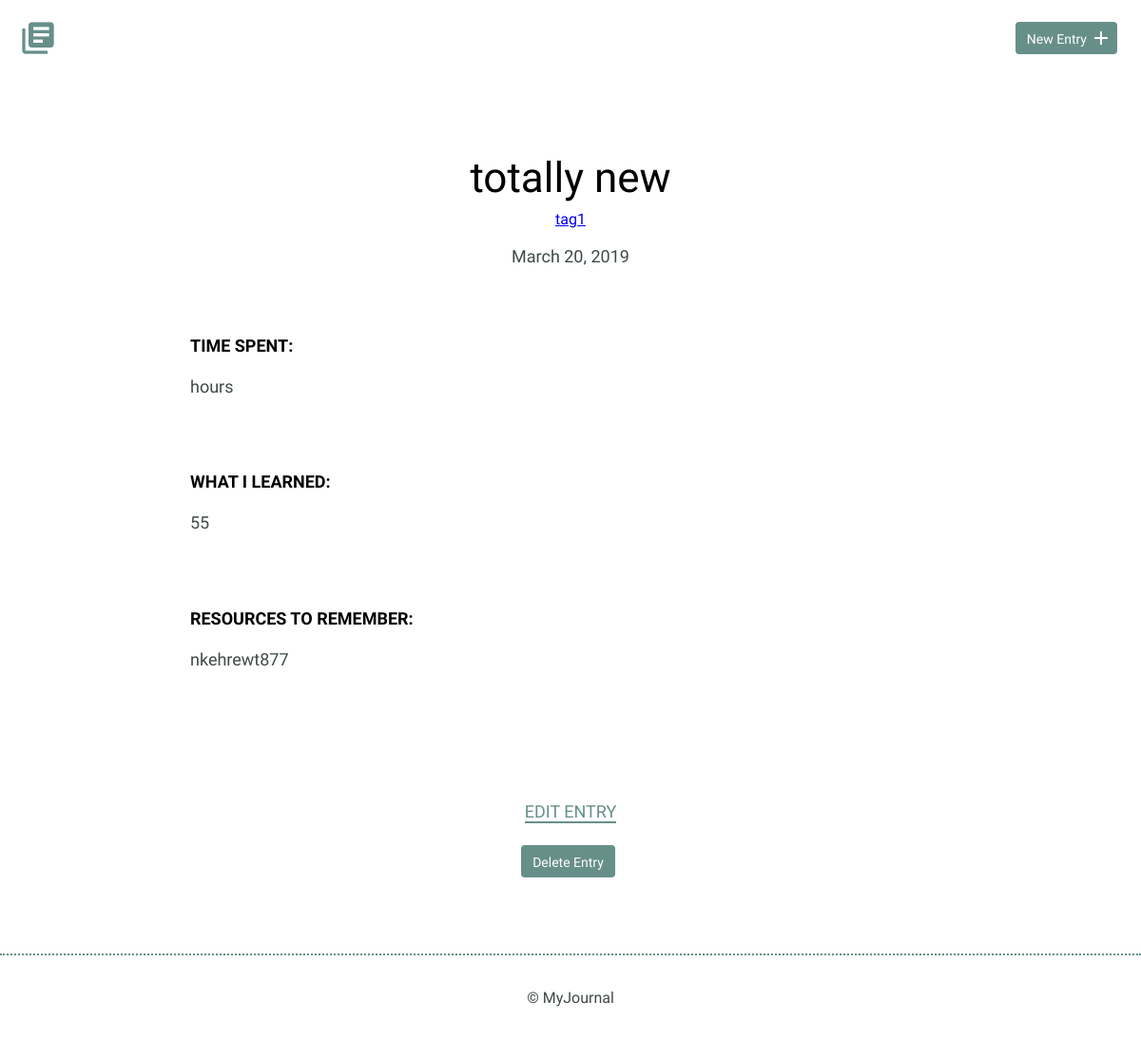
Screenshot of /detail.php?id=18 with the database file from the repository.
### tables this page shows
CREATE TABLE "entries" (
	`id`	INTEGER,
	`title`	TEXT,
	`date`	TEXT,
	`time_spent`	INTEGER,
	`learned`	BLOB,
	`resources`	BLOB,
	PRIMARY KEY(`id`)
);

### inc/functions.php (called while the page is built, shortened)
<?php
function get_journal_entry($entry_id){
  include 'connection.php';
  $sql = 'SELECT * FROM entries WHERE id = ?';
  try {
    $results = $db->prepare($sql);
    $results->bindValue(1, $entry_id, PDO::PARAM_INT);
    $results->execute();
  } catch (Exception $e) {
    echo $e->getMessage();
    return false;
  }
  return $results->fetch();
}
function get_tags_for_entry($entry_id) {
  include 'connection.php';
  $sql = 'SELECT tags.name, tags.id
          FROM tags
          JOIN entry_tags ON tags.id = entry_tags.tag_id
          WHERE entry_tags.entry_id = ?';
  try {
    $results = $db->prepare($sql);
    $results->bindValue(1, $entry_id, PDO::PARAM_INT);
    $results->execute();
  } catch (Exception $e) {
    echo $e->getMessage();
    return false;
  }
  return $results;
}

### detail.php (the view, shortened to what this page needs)
<?php
require_once "inc/functions.php";
if (isset($_GET['id'])) {
  list($entry_id, $title, $date, $time_spent, $learned, $resources) = get_journal_entry(filter_input(INPUT_GET, 'id', FILTER_SANITIZE_NUMBER_INT));
}
include "inc/header.php";
?>
  <div class="entry-list single">
    <article>
      <h1><?php echo $title ?></h1>
      <div class="tag-list">
        <?php
          foreach (get_tags_for_entry($entry_id) as $tag) {
            echo "<a href='tag.php?id=" .$tag['id']. "'>" .$tag['name']. "</a>  ";
          }
        ?>
      </div>
      <br>
      <time datetime="<?php echo $date ?>"><?php echo strftime("%B %d, %Y", strtotime($date)); ?></time>
      <div class="entry">
        <h3>Time Spent: </h3>
        <p><?php echo $time_spent ?></p>
      </div>
      <div class="entry">
        <h3>What I Learned:</h3>
        <p><?php echo $learned ?></p>
      </div>
      <div class="entry">
        <h3>Resources to Remember:</h3>
        <p><?php echo $resources ?></p>
      </div>
    </article>
  </div>
  <div class="edit">
    <p><a href="edit.php?id=<?php echo $entry_id?>">Edit Entry</a></p>
    <form method='post' onsubmit=\"return confirm('Are you sure?');\">
      <input type='submit' class='button button-danger' value='Delete Entry' />
    </form>
  </div>
<?php include "inc/footer.php" ?>

### css/site.css (style rules this page uses)
body { font-size: 16px; color: #404a49; font-family: 'Cousine', serif; font-weight: 400; }
.button { padding: 8px 10px 6px 10px; background: #678f89; border: 2px solid #678f89; border-radius: 4px; text-decoration: none; color: #FFF; position: relative; text-align: center; font-size: 14px; }
h1, h2, h3 { margin: 0; font-weight: 400; line-height: 1em; color: #000; }
h1 { font-size: 44px; margin-bottom: 12px; }
h3 { font-size: 18px; font-family: 'Work Sans', serif; font-weight: 600; text-transform: uppercase; }
p { line-height: 1.8em; font-size: 18px; }
p a { border-bottom: 2px solid #678f89; padding: 0; color: #678f89; text-decoration: none; }
.entry-list, .edit-entry, .new-entry { max-width: 800px; margin: 0 auto; padding: 70px 0 150px 0; }
.entry-list article { margin-bottom: 70px; text-align: center; }
.entry-list article:last-child { margin-bottom: 0; }
.entry-list.single { padding-bottom: 70px; }
.entry-list.single time { font-size: 18px; }
.entry { max-width: 800px; margin: 75px auto 0 auto; text-align: left; }
.entry p { margin-bottom: 40px; }
.edit { padding-bottom: 80px; text-align: center; margin: 0 auto; }
.edit a { font-weight: 400; text-transform: uppercase; font-size: 18px; }
input[type=submit] { margin-right: 5px; }

### rows the page displays
entries: title "totally new", date "March 20, 2019", time_spent "hours", learned "55", resources "nkehrewt877"

### other values shown
$tag['name'] "tag1"
